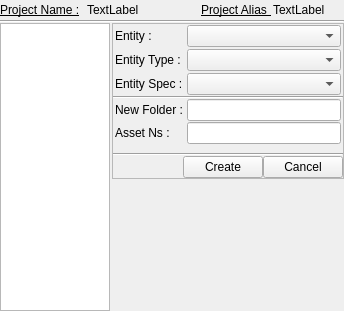
<?xml version="1.0" encoding="UTF-8"?>
<ui version="4.0">
 <class>mwEditProject</class>
 <widget class="QMainWindow" name="mwEditProject">
  <property name="geometry">
   <rect>
    <x>0</x>
    <y>0</y>
    <width>344</width>
    <height>311</height>
   </rect>
  </property>
  <property name="windowTitle">
   <string>Settings</string>
  </property>
  <widget class="QWidget" name="centralwidget">
   <layout class="QGridLayout" name="gridLayout">
    <property name="margin">
     <number>0</number>
    </property>
    <property name="spacing">
     <number>0</number>
    </property>
    <item row="0" column="0">
     <widget class="QFrame" name="qfProject">
      <property name="lineWidth">
       <number>0</number>
      </property>
      <layout class="QHBoxLayout" name="hlProject_1">
       <property name="spacing">
        <number>2</number>
       </property>
       <property name="margin">
        <number>0</number>
       </property>
       <item>
        <widget class="QLabel" name="lName">
         <property name="minimumSize">
          <size>
           <width>85</width>
           <height>0</height>
          </size>
         </property>
         <property name="maximumSize">
          <size>
           <width>85</width>
           <height>16777215</height>
          </size>
         </property>
         <property name="font">
          <font>
           <underline>true</underline>
          </font>
         </property>
         <property name="text">
          <string>Project Name :</string>
         </property>
        </widget>
       </item>
       <item>
        <widget class="QLabel" name="lNameValue">
         <property name="text">
          <string>TextLabel</string>
         </property>
         <property name="textInteractionFlags">
          <set>Qt::LinksAccessibleByMouse|Qt::TextSelectableByMouse</set>
         </property>
        </widget>
       </item>
       <item>
        <spacer name="horizontalSpacer">
         <property name="orientation">
          <enum>Qt::Horizontal</enum>
         </property>
         <property name="sizeType">
          <enum>QSizePolicy::Fixed</enum>
         </property>
         <property name="sizeHint" stdset="0">
          <size>
           <width>60</width>
           <height>20</height>
          </size>
         </property>
        </spacer>
       </item>
       <item>
        <widget class="QLabel" name="lAlias">
         <property name="minimumSize">
          <size>
           <width>70</width>
           <height>0</height>
          </size>
         </property>
         <property name="maximumSize">
          <size>
           <width>70</width>
           <height>16777215</height>
          </size>
         </property>
         <property name="font">
          <font>
           <underline>true</underline>
          </font>
         </property>
         <property name="text">
          <string>Project Alias :</string>
         </property>
        </widget>
       </item>
       <item>
        <widget class="QLabel" name="lAliasValue">
         <property name="text">
          <string>TextLabel</string>
         </property>
         <property name="textInteractionFlags">
          <set>Qt::LinksAccessibleByMouse|Qt::TextSelectableByMouse</set>
         </property>
        </widget>
       </item>
       <item>
        <spacer name="horizontalSpacer_4">
         <property name="orientation">
          <enum>Qt::Horizontal</enum>
         </property>
         <property name="sizeHint" stdset="0">
          <size>
           <width>40</width>
           <height>20</height>
          </size>
         </property>
        </spacer>
       </item>
      </layout>
     </widget>
    </item>
    <item row="1" column="0">
     <widget class="Line" name="line">
      <property name="orientation">
       <enum>Qt::Horizontal</enum>
      </property>
     </widget>
    </item>
    <item row="2" column="0">
     <layout class="QHBoxLayout" name="hlSettings">
      <property name="spacing">
       <number>2</number>
      </property>
      <item>
       <widget class="QTreeWidget" name="twSettings">
        <property name="maximumSize">
         <size>
          <width>110</width>
          <height>16777215</height>
         </size>
        </property>
        <property name="indentation">
         <number>2</number>
        </property>
        <property name="itemsExpandable">
         <bool>false</bool>
        </property>
        <property name="expandsOnDoubleClick">
         <bool>false</bool>
        </property>
        <attribute name="headerVisible">
         <bool>false</bool>
        </attribute>
        <column>
         <property name="text">
          <string notr="true">1</string>
         </property>
        </column>
       </widget>
      </item>
      <item>
       <layout class="QVBoxLayout" name="vlSettings">
        <property name="spacing">
         <number>0</number>
        </property>
        <property name="topMargin">
         <number>0</number>
        </property>
        <item>
         <widget class="QFrame" name="qfTreeContents">
          <property name="frameShape">
           <enum>QFrame::StyledPanel</enum>
          </property>
          <layout class="QVBoxLayout" name="vlTreeContents">
           <property name="spacing">
            <number>0</number>
           </property>
           <property name="margin">
            <number>0</number>
           </property>
           <item>
            <widget class="QFrame" name="qfEntity">
             <layout class="QHBoxLayout" name="hlEntity">
              <property name="spacing">
               <number>2</number>
              </property>
              <property name="leftMargin">
               <number>2</number>
              </property>
              <property name="topMargin">
               <number>1</number>
              </property>
              <property name="rightMargin">
               <number>2</number>
              </property>
              <property name="bottomMargin">
               <number>1</number>
              </property>
              <item>
               <widget class="QLabel" name="lEntity">
                <property name="minimumSize">
                 <size>
                  <width>70</width>
                  <height>0</height>
                 </size>
                </property>
                <property name="maximumSize">
                 <size>
                  <width>70</width>
                  <height>16777215</height>
                 </size>
                </property>
                <property name="text">
                 <string>Entity :</string>
                </property>
               </widget>
              </item>
              <item>
               <widget class="QComboBox" name="cbEntity"/>
              </item>
             </layout>
            </widget>
           </item>
           <item>
            <widget class="QFrame" name="qfEntityType">
             <layout class="QHBoxLayout" name="hlEntityType">
              <property name="spacing">
               <number>2</number>
              </property>
              <property name="leftMargin">
               <number>2</number>
              </property>
              <property name="topMargin">
               <number>1</number>
              </property>
              <property name="rightMargin">
               <number>2</number>
              </property>
              <property name="bottomMargin">
               <number>1</number>
              </property>
              <item>
               <widget class="QLabel" name="lEntityType">
                <property name="minimumSize">
                 <size>
                  <width>70</width>
                  <height>0</height>
                 </size>
                </property>
                <property name="maximumSize">
                 <size>
                  <width>70</width>
                  <height>16777215</height>
                 </size>
                </property>
                <property name="text">
                 <string>Entity Type :</string>
                </property>
               </widget>
              </item>
              <item>
               <widget class="QComboBox" name="cbEntityType"/>
              </item>
             </layout>
            </widget>
           </item>
           <item>
            <widget class="QFrame" name="qfEntitySpec">
             <layout class="QHBoxLayout" name="hlEntityType_2">
              <property name="spacing">
               <number>2</number>
              </property>
              <property name="leftMargin">
               <number>2</number>
              </property>
              <property name="topMargin">
               <number>1</number>
              </property>
              <property name="rightMargin">
               <number>2</number>
              </property>
              <property name="bottomMargin">
               <number>1</number>
              </property>
              <item>
               <widget class="QLabel" name="lEntitySpec">
                <property name="minimumSize">
                 <size>
                  <width>70</width>
                  <height>0</height>
                 </size>
                </property>
                <property name="maximumSize">
                 <size>
                  <width>70</width>
                  <height>16777215</height>
                 </size>
                </property>
                <property name="text">
                 <string>Entity Spec :</string>
                </property>
               </widget>
              </item>
              <item>
               <widget class="QComboBox" name="cbEntitySpec"/>
              </item>
             </layout>
            </widget>
           </item>
           <item>
            <widget class="Line" name="line_4">
             <property name="orientation">
              <enum>Qt::Horizontal</enum>
             </property>
            </widget>
           </item>
           <item>
            <layout class="QHBoxLayout" name="hlNewFolder">
             <property name="spacing">
              <number>2</number>
             </property>
             <property name="leftMargin">
              <number>2</number>
             </property>
             <property name="topMargin">
              <number>0</number>
             </property>
             <property name="rightMargin">
              <number>2</number>
             </property>
             <item>
              <widget class="QLabel" name="lNewFolder">
               <property name="minimumSize">
                <size>
                 <width>70</width>
                 <height>0</height>
                </size>
               </property>
               <property name="maximumSize">
                <size>
                 <width>70</width>
                 <height>16777215</height>
                </size>
               </property>
               <property name="text">
                <string>New Folder :</string>
               </property>
              </widget>
             </item>
             <item>
              <widget class="QLineEdit" name="leNewFolder"/>
             </item>
            </layout>
           </item>
           <item>
            <widget class="QFrame" name="qfAssetNs">
             <layout class="QHBoxLayout" name="hlNewNs">
              <property name="spacing">
               <number>2</number>
              </property>
              <property name="leftMargin">
               <number>2</number>
              </property>
              <property name="topMargin">
               <number>1</number>
              </property>
              <property name="rightMargin">
               <number>2</number>
              </property>
              <item>
               <widget class="QLabel" name="lAssetNs">
                <property name="minimumSize">
                 <size>
                  <width>70</width>
                  <height>0</height>
                 </size>
                </property>
                <property name="maximumSize">
                 <size>
                  <width>70</width>
                  <height>16777215</height>
                 </size>
                </property>
                <property name="text">
                 <string>Asset Ns :</string>
                </property>
               </widget>
              </item>
              <item>
               <widget class="QLineEdit" name="leAssetNs">
                <property name="text">
                 <string/>
                </property>
               </widget>
              </item>
             </layout>
            </widget>
           </item>
           <item>
            <widget class="Line" name="line_3">
             <property name="orientation">
              <enum>Qt::Horizontal</enum>
             </property>
            </widget>
           </item>
           <item>
            <layout class="QHBoxLayout" name="hlButtons">
             <property name="spacing">
              <number>0</number>
             </property>
             <item>
              <spacer name="horizontalSpacer_2">
               <property name="orientation">
                <enum>Qt::Horizontal</enum>
               </property>
               <property name="sizeHint" stdset="0">
                <size>
                 <width>40</width>
                 <height>20</height>
                </size>
               </property>
              </spacer>
             </item>
             <item>
              <widget class="QPushButton" name="pbCreate">
               <property name="text">
                <string>Create</string>
               </property>
              </widget>
             </item>
             <item>
              <widget class="QPushButton" name="pbCancel">
               <property name="text">
                <string>Cancel</string>
               </property>
              </widget>
             </item>
            </layout>
           </item>
          </layout>
         </widget>
        </item>
        <item>
         <spacer name="verticalSpacer">
          <property name="orientation">
           <enum>Qt::Vertical</enum>
          </property>
          <property name="sizeHint" stdset="0">
           <size>
            <width>20</width>
            <height>40</height>
           </size>
          </property>
         </spacer>
        </item>
        <item>
         <spacer name="horizontalSpacer_3">
          <property name="orientation">
           <enum>Qt::Horizontal</enum>
          </property>
          <property name="sizeHint" stdset="0">
           <size>
            <width>40</width>
            <height>20</height>
           </size>
          </property>
         </spacer>
        </item>
       </layout>
      </item>
     </layout>
    </item>
   </layout>
  </widget>
 </widget>
 <resources/>
 <connections/>
</ui>
